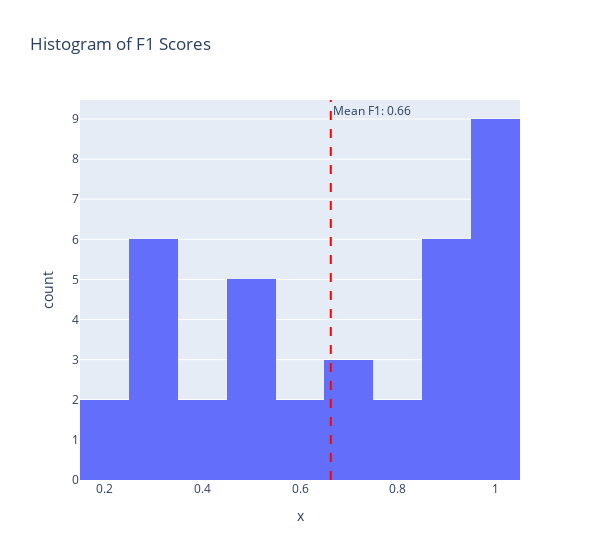

Write notebook code for a chart like this one.
### Code cell
import plotly.express as px

# Histogram of F1 scores
n_bins = 15
mean_f1_score = np.mean(f1_scores)
fig = px.histogram(x=f1_scores, nbins=n_bins, title="Histogram of F1 Scores", width=600)
# Red vertical line for the mean
fig.add_vline(x=mean_f1_score, line_dash="dash", line_color="red", annotation_text=f"Mean F1: {mean_f1_score:.2f}")
fig.show()

### Figure 1 — Plotly figure (JSON) as saved in the notebook; plotly's stock layout.template omitted (floating-point values rounded to 4 significant figures)
{"data": [{"alignmentgroup": "True", "bingroup": "x", "hovertemplate": "x=%{x}<br>count=%{y}<extra></extra>", "legendgroup": "", "marker": {"color": "#636efa", "pattern": {"shape": ""}}, "name": "", "nbinsx": 15, "offsetgroup": "", "orientation": "v", "showlegend": false, "type": "histogram", "x": [0.7917, 0.899, 1, 0.899, 0.5833, 0.375, 1, 0.899, 0.899, 0.2929, 0.4505, 1, 0.1667, 0.5238, 0.3333, 1, 0.899, 0.375, 0.4505, 0.6703, 1, 0.1667, 0.899, 1, 0.2857, 0.5238, 0.5833, 1, 0.6703, 0.697, 0.7917, 0.4505, 0.2857, 1, 0.3333, 0.3333, 1], "xaxis": "x", "yaxis": "y"}], "layout": {"annotations": [{"showarrow": false, "text": "Mean F1: 0.66", "x": 0.6629, "xanchor": "left", "xref": "x", "y": 1, "yanchor": "top", "yref": "y domain"}], "barmode": "relative", "legend": {"tracegroupgap": 0}, "shapes": [{"line": {"color": "red", "dash": "dash"}, "type": "line", "x0": 0.6629, "x1": 0.6629, "xref": "x", "y0": 0, "y1": 1, "yref": "y domain"}], "title": {"text": "Histogram of F1 Scores"}, "width": 600, "xaxis": {"anchor": "y", "domain": [0, 1], "title": {"text": "x"}}, "yaxis": {"anchor": "x", "domain": [0, 1], "title": {"text": "count"}}}}
